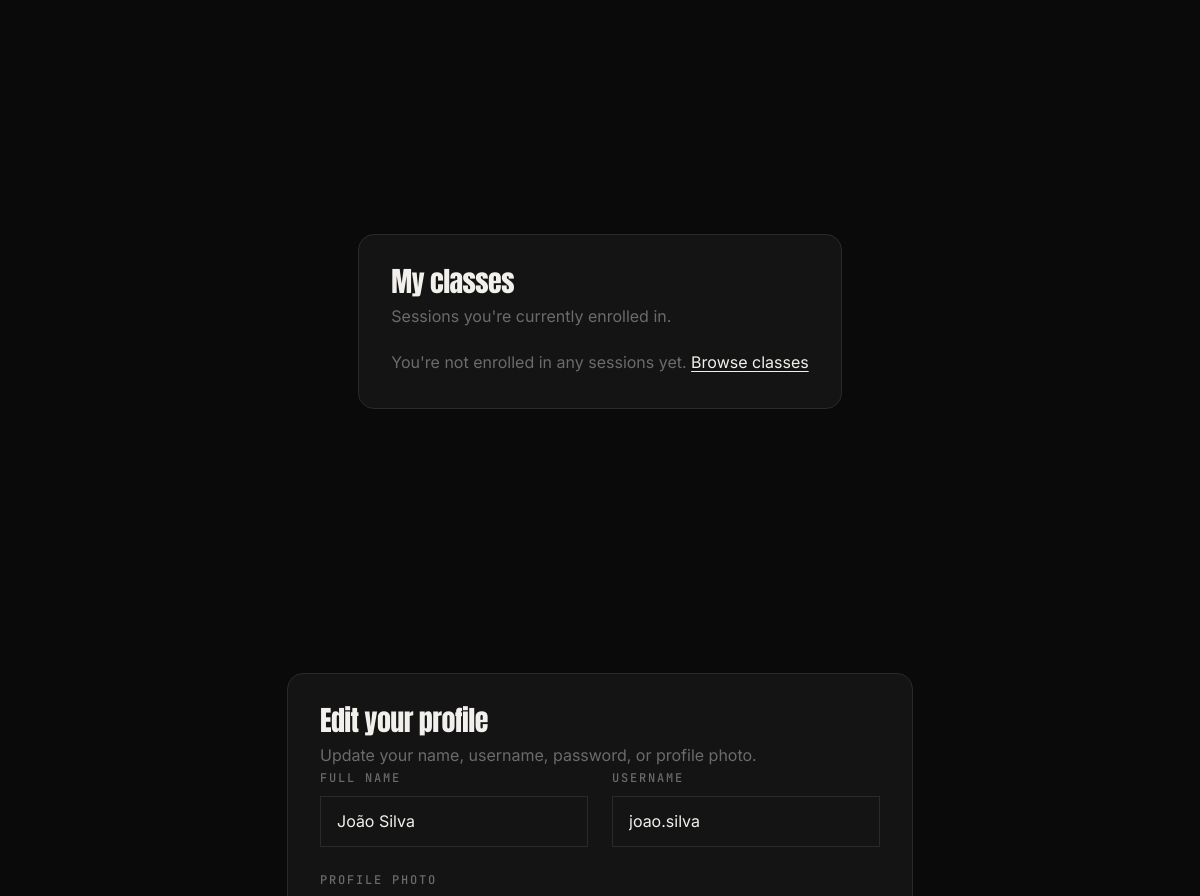
The app's page /profile.php (signed in, middle part), older data.
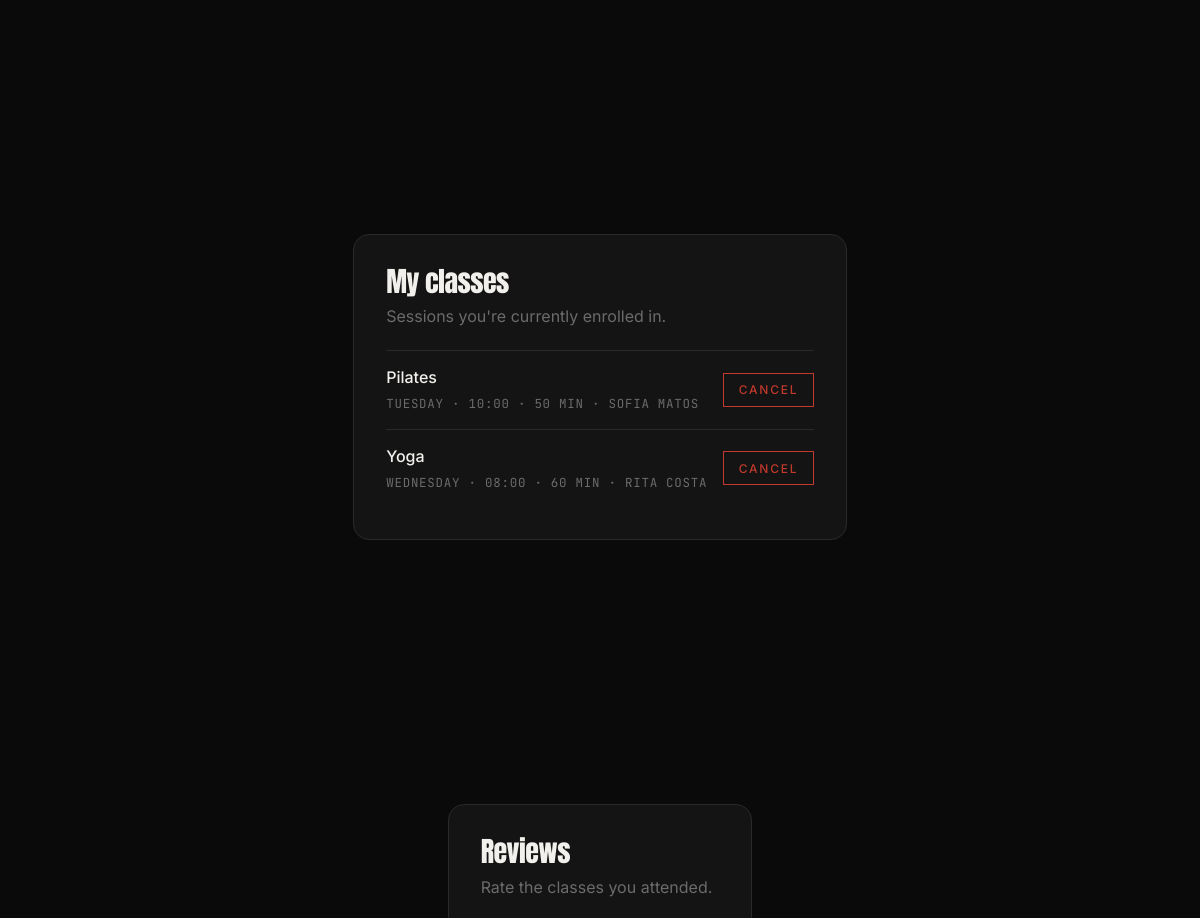
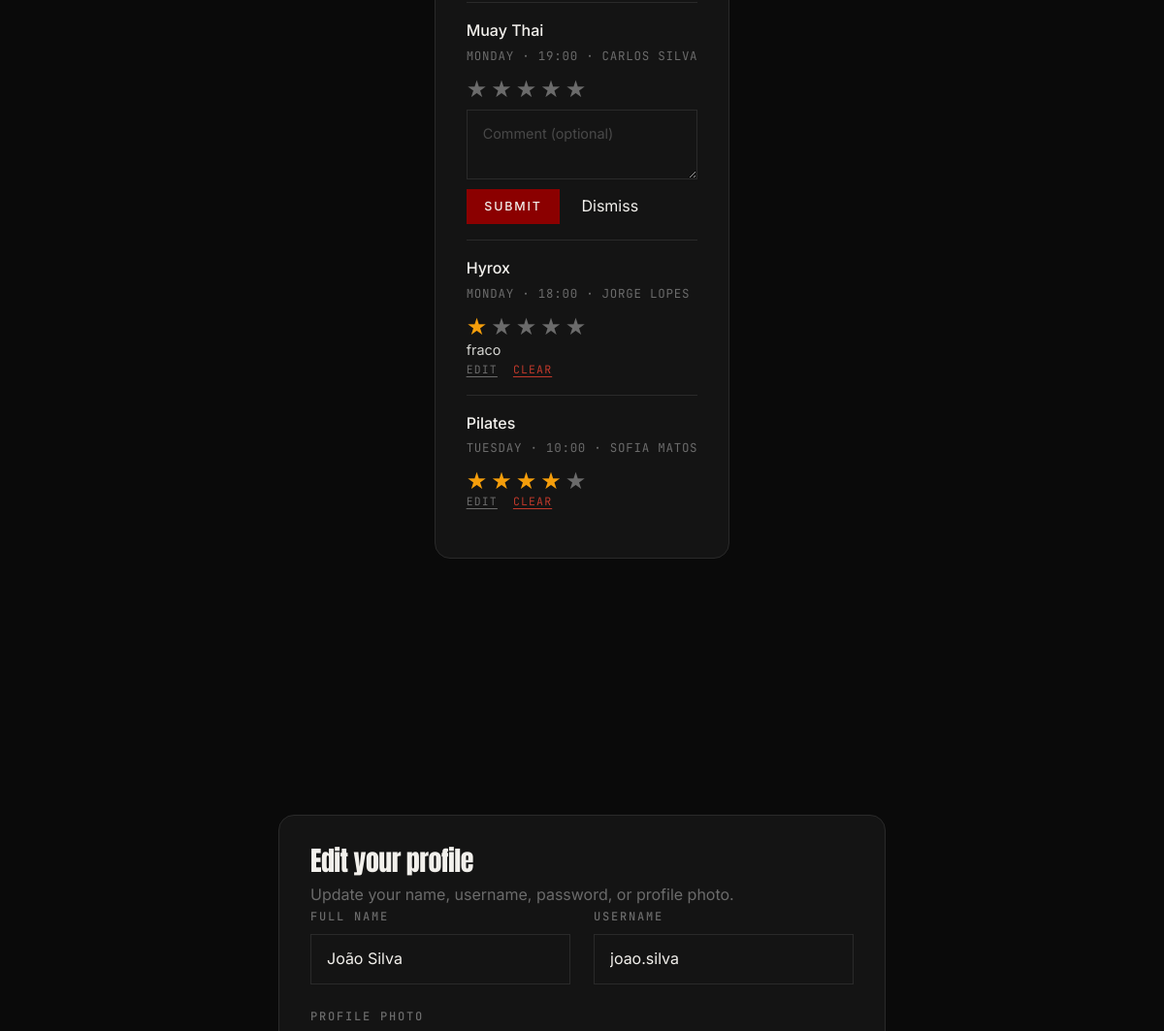
The same page, newer data (2 pictures, top to bottom).
### tables this page shows
CREATE TABLE users (
    id INTEGER PRIMARY KEY AUTOINCREMENT,
    name TEXT NOT NULL,
    email TEXT NOT NULL UNIQUE,
    username TEXT NOT NULL UNIQUE,
    password_hash TEXT NOT NULL,
    profile_photo TEXT,
    role TEXT NOT NULL CHECK (role IN ('member', 'trainer', 'admin')),
    created_at TEXT NOT NULL DEFAULT CURRENT_TIMESTAMP,
    is_active INTEGER NOT NULL DEFAULT 1
);

CREATE TABLE enrollments(
    id INTEGER PRIMARY KEY AUTOINCREMENT,
    member_id INTEGER NOT NULL,
    session_id INTEGER NOT NULL,
    enrolled_at TEXT NOT NULL DEFAULT CURRENT_TIMESTAMP,
    status TEXT NOT NULL CHECK (status IN ('enrolled', 'cancelled', 'waitlisted')) DEFAULT 'enrolled',
    waitlist_pos INTEGER, --null if enr, 1-based if waitlist, updated by app if waitlist shifts
    attended INTEGER NOT NULL DEFAULT 0, -- 0 not attended, 1 attented

    FOREIGN KEY (member_id) REFERENCES users(id) ON DELETE RESTRICT,
    FOREIGN KEY (session_id) REFERENCES sessions(id) ON DELETE CASCADE,
    UNIQUE (member_id, session_id)
);

CREATE TABLE classes(
    id INTEGER PRIMARY KEY AUTOINCREMENT,
    trainer_id INTEGER NOT NULL,
    name TEXT NOT NULL, --this name will be the type of class
    description TEXT,
    difficulty TEXT NOT NULL CHECK (difficulty IN('beginner', 'intermediate', 'advanced')),
    duration_minutes INTEGER NOT NULL,
    capacity INTEGER NOT NULL,
    is_active INTEGER NOT NULL DEFAULT 1,
    FOREIGN KEY (trainer_id) REFERENCES users(id) ON DELETE RESTRICT
);

CREATE TABLE sessions(
    id INTEGER PRIMARY KEY AUTOINCREMENT,
    class_id INTEGER NOT NULL,
    day_of_week TEXT NOT NULL CHECK (day_of_week IN ('monday','tuesday','wednesday','thursday','friday','saturday','sunday')),
    start_time TEXT NOT NULL,
    duration_minutes INTEGER NOT NULL CHECK (duration_minutes > 0),
    FOREIGN KEY (class_id) REFERENCES classes(id) ON DELETE CASCADE
);

CREATE TABLE reviews(
    id INTEGER PRIMARY KEY AUTOINCREMENT,
    enrollment_id INTEGER NOT NULL UNIQUE,
    rating INTEGER NOT NULL CHECK (rating BETWEEN 1 and 5),
    comment TEXT,
    created_at TEXT NOT NULL DEFAULT CURRENT_TIMESTAMP,
    FOREIGN KEY (enrollment_id) REFERENCES enrollments(id) ON DELETE CASCADE
);

### includes/helper.php (called while the page is built, shortened)
<?php
function e(string $val): string {
    return htmlspecialchars($val, ENT_QUOTES | ENT_SUBSTITUTE, 'UTF-8');
}

### profile.php (the view, shortened to what this page needs)
<?php
$pdo = get_db();
$user_id = $_SESSION['user_id'];
$stmt = $pdo->prepare('SELECT id, name, email, username, profile_photo FROM users WHERE id = ?');
$stmt->execute([$user_id]);
$user = $stmt->fetch();
$name = $user['name'];
$username = $user['username'];
$attended_sessions = [];
$enrolled_sessions = [];
if (($_SESSION['role'] ?? '') === 'member') {
    $stmt = $pdo->prepare("
        SELECT e.id AS enrollment_id, c.name AS class_name, s.day_of_week, s.start_time,
               u.name AS trainer_name, r.rating, r.comment
        FROM enrollments e
        JOIN sessions s ON s.id = e.session_id
        JOIN classes c ON c.id = s.class_id
        JOIN users u ON u.id = c.trainer_id
        LEFT JOIN reviews r ON r.enrollment_id = e.id
        WHERE e.member_id = ? AND e.attended = 1
        ORDER BY e.enrolled_at DESC
    ");
    $stmt->execute([$user_id]);
    $attended_sessions = $stmt->fetchAll();
}
if (($_SESSION['role'] ?? '') === 'member') {
    $stmt = $pdo->prepare("
        SELECT e.session_id, c.name AS class_name, s.day_of_week, s.start_time,
               s.duration_minutes, u.name AS trainer_name, c.id AS class_id
        FROM enrollments e
        JOIN sessions s ON s.id = e.session_id
        JOIN classes c ON c.id = s.class_id
        JOIN users u ON u.id = c.trainer_id
        WHERE e.member_id = ? AND e.status = 'enrolled'
        ORDER BY CASE s.day_of_week
            WHEN 'monday'    THEN 1 WHEN 'tuesday'  THEN 2 WHEN 'wednesday' THEN 3
            WHEN 'thursday'  THEN 4 WHEN 'friday'   THEN 5 WHEN 'saturday'  THEN 6
            WHEN 'sunday'    THEN 7 END, s.start_time
    ");
    $stmt->execute([$user_id]);
    $enrolled_sessions = $stmt->fetchAll();
}
$extra_css = '/css/pages/profile.css';
include __DIR__ . '/includes/header.php';
?>
<main class="profile-page">
    <section class="profile-page__hero">
    </section>
    <?php if (($_SESSION['role'] ?? '') === 'member'): ?>
    <section class="profile-enrollments">
        <div class="profile-form-card">
            <header class="profile-form-card__header">
                <h2>My classes</h2>
                <p>Sessions you're currently enrolled in.</p>
            </header>
            <?php if (empty($enrolled_sessions)): ?>
                <p class="profile-enrollments__empty">
                    You're not enrolled in any sessions yet. <a href="/classes.php">Browse classes</a>
                </p>
            <?php else: ?>
                <ul class="profile-enrollment-list">
                    <?php
                    $day_label = [
                        'monday' => 'Monday', 'tuesday' => 'Tuesday', 'wednesday' => 'Wednesday',
                        'thursday' => 'Thursday', 'friday' => 'Friday', 'saturday' => 'Saturday', 'sunday' => 'Sunday',
                    ];
                    foreach ($enrolled_sessions as $enr): ?>
                    <li class="profile-enrollment-row" data-session-id="<?= $enr['session_id'] ?>">
                        <div class="profile-enrollment-info">
                            <span class="profile-enrollment-name"><?= e($enr['class_name']) ?></span>
                            <span class="profile-enrollment-meta">
                                <?= e($day_label[$enr['day_of_week']] ?? $enr['day_of_week']) ?>
                                · <?= e($enr['start_time']) ?>
                                · <?= $enr['duration_minutes'] ?> min
                                · <?= e($enr['trainer_name']) ?>
                            </span>
                        </div>
                        <button type="button"
                                class="button button--danger profile-enrollment-cancel"
                                data-session-id="<?= $enr['session_id'] ?>"
                                data-name="<?= e($enr['class_name']) ?>">
                            Cancel
                        </button>
                    </li>
                    <?php endforeach; ?>
                </ul>
            <?php endif; ?>
        </div>
    </section>
    <?php if (!empty($attended_sessions)): ?>
    <section class="profile-reviews">
        <div class="profile-form-card">
            <header class="profile-form-card__header">
                <h2>Reviews</h2>
                <p>Rate the classes you attended.</p>
            </header>
            <ul class="profile-review-list">
                <?php
                $day_label_r = [
                    'monday' => 'Monday', 'tuesday' => 'Tuesday', 'wednesday' => 'Wednesday',
                    'thursday' => 'Thursday', 'friday' => 'Friday', 'saturday' => 'Saturday', 'sunday' => 'Sunday',
                ];
                foreach ($attended_sessions as $att):
                    $reviewed = $att['rating'] !== null;
                ?>
                <li class="profile-review-row" data-enrollment-id="<?= $att['enrollment_id'] ?>">
                    <div class="profile-review-info">
                        <span class="profile-enrollment-name"><?= e($att['class_name']) ?></span>
                        <span class="profile-enrollment-meta">
                            <?= e($day_label_r[$att['day_of_week']] ?? $att['day_of_week']) ?>
                            · <?= e($att['start_time']) ?>
                            · <?= e($att['trainer_name']) ?>
                        </span>
                    </div>
                    <div class="profile-review-form">
                        <?php if ($reviewed): ?>
                        <div class="profile-review-display">
                            <div class="star-rating star-rating--readonly" data-current="<?= (int)$att['rating'] ?>">
                                <?php for ($i = 1; $i <= 5; $i++): ?>
                                <span class="star <?= $i <= (int)$att['rating'] ? 'star--on' : '' ?>"
                                      data-value="<?= $i ?>">★</span>
                                <?php endfor; ?>
                            </div>
                            <?php if ($att['comment']): ?>
                                <p class="profile-review-comment"><?= e($att['comment']) ?></p>
                            <?php endif; ?>
                            <div class="profile-review-actions">
                                <button type="button" class="profile-review-edit-btn">Edit</button>
                                <button type="button" class="profile-review-delete-btn"
                                        data-enrollment-id="<?= $att['enrollment_id'] ?>">Clear</button>
                            </div>
                        </div>
                        <?php else: ?>
                        <div class="profile-review-editor">
                            <div class="star-rating" data-current="0">
                                <?php for ($i = 1; $i <= 5; $i++): ?>
                                <span class="star" data-value="<?= $i ?>">★</span>
                                <?php endfor; ?>
                            </div>
                            <textarea class="form__input profile-review-textarea"
                                      placeholder="Comment (optional)" rows="2"></textarea>
                            <div class="profile-review-actions">
                                <button type="button" class="button button--primary profile-review-submit"
                                        data-enrollment-id="<?= $att['enrollment_id'] ?>">Submit</button>
                                <button type="button" class="profile-review-dismiss">Dismiss</button>
                            </div>
                        </div>
                        <?php endif; ?>
                    </div>
                </li>
                <?php endforeach; ?>
            </ul>
        </div>
    </section>
    <?php endif; ?>
    <?php endif; ?>
    <section class="profile-page__form">
        <div class="profile-form-card">
            <header class="profile-form-card__header">
                <h2>Edit your profile</h2>
                <p>Update your name, username, password, or profile photo.</p>
            </header>
            <form class="profile-form" action="/profile.php" method="post" enctype="multipart/form-data" novalidate>
                <div class="profile-form__row">
                    <div class="form__group">
                        <label for="name" class="form__label">Full name</label>
                        <input type="text" id="name" name="name" class="form__input" value="<?= e($name) ?>" required>
                    </div>
                    <div class="form__group">
                        <label for="username" class="form__label">Username</label>
                        <input type="text" id="username" name="username" class="form__input" value="<?= e($username) ?>" required>
                    </div>
                </div>
                <div class="form__group">
                    <label for="profile-photo" class="form__label">Profile photo</label>
                </div>
            </form>
        </div>
    </section>
</main>
<?php include __DIR__ . '/includes/footer.php';

### includes/header.php (shortened to what this page needs)
<?php
$current_page = basename($_SERVER['PHP_SELF'], '.php');
?>
<!DOCTYPE html>
<html lang="en" class="page-<?= htmlspecialchars($current_page) ?>">
<head>
    <link rel="stylesheet" href="/css/main.css">
    <?php if (isset($extra_css)): ?>
        <link rel="stylesheet" href="<?= htmlspecialchars($extra_css) ?>">
    <?php endif; ?>
</head>
<body>

### includes/footer.php (shortened to what this page needs)
</body>
</html>

### css/pages/profile.css (style rules this page uses)
.profile-page { padding: 4rem 1.5rem 6rem; max-width: 1100px; margin: 0 auto; display: grid; gap: 2.5rem; }
.profile-page__hero { display: grid; gap: 1.5rem; }
.profile-page__form { display: grid; }
.profile-form { display: flex; flex-direction: column; gap: 1.5rem; }
.profile-form__row { display: grid; gap: 1.5rem; grid-template-columns: 1fr 1fr; }
.profile-form-card { background: var(--bg-surface); border: 1px solid var(--border); border-radius: 1rem; padding: 2rem; }
.profile-form-card__header h2 { margin: 0 0 0.5rem; font-size: 1.75rem; }
.profile-form-card__header p { margin: 0; color: var(--text-muted); }
.profile-enrollment-list { list-style: none; padding: 0; margin: 1.25rem 0 0; }
.profile-enrollment-row { display: flex; align-items: center; gap: 1rem; padding: 0.9rem 0; border-top: 1px solid var(--border); }
.profile-enrollment-info { display: flex; flex-direction: column; gap: 0.2rem; flex: 1; min-width: 0; }
.profile-enrollment-name { font-weight: 500; color: var(--text); }
.profile-enrollment-meta { font-family: var(--font-mono); font-size: 0.78rem; color: var(--text-muted); text-transform: uppercase; letter-spacing: 0.06em; }
.profile-enrollment-cancel { padding: 0.4rem 0.9rem; font-size: 0.75rem; flex-shrink: 0; }
.profile-review-list { list-style: none; padding: 0; margin: 1.25rem 0 0; }
.profile-review-row { display: flex; flex-direction: column; gap: 0.75rem; padding: 1rem 0; border-top: 1px solid var(--border); }
.profile-review-info { display: flex; flex-direction: column; gap: 0.2rem; }
.profile-review-form { display: flex; flex-direction: column; gap: 0.6rem; }
.star-rating { display: flex; gap: 0.25rem; }
.star { font-size: 1.5rem; color: var(--text-muted); cursor: pointer; transition: color 120ms, transform 120ms; line-height: 1; }
.star--on, .star:hover { color: #f59e0b; }
.profile-review-textarea { resize: vertical; min-height: 4rem; font-size: 0.9rem; }
.profile-review-editor { display: flex; flex-direction: column; gap: 0.6rem; }
.profile-review-submit { align-self: flex-start; padding: 0.45rem 1.1rem; font-size: 0.78rem; }
.profile-review-comment { font-size: 0.9rem; color: var(--text-soft); margin: 0; }
.profile-review-actions { display: flex; align-items: center; gap: 1rem; }
.profile-review-edit-btn { background: none; border: none; font-family: var(--font-mono); font-size: 0.72rem; text-transform: uppercase; letter-spacing: 0.1em; color: var(--text-muted); cursor: pointer; align-self: flex-start; padding: 0; text-decoration: underline; text-underline-offset: 3px; transition: color 120ms; }
.profile-review-delete-btn { background: none; border: none; font-family: var(--font-mono); font-size: 0.72rem; text-transform: uppercase; letter-spacing: 0.1em; color: #c0392b; cursor: pointer; padding: 0; text-decoration: underline; text-underline-offset: 3px; transition: opacity 120ms; }
@media (min-width: 840px) { .profile-page { padding-top: 6rem; } }
.profile-enrollments__empty { margin-top: 1.25rem; color: var(--text-muted); }
.profile-enrollments__empty a { color: var(--text); text-decoration: underline; text-underline-offset: 3px; }

### css/base/tokens.css (style rules this page uses)
:root { --bg: #0a0a0a; --bg-surface: #141414; --bg-elevated: #1f1f1f; --text: #f2f0ec; --text-soft: #d4d4d0; --text-muted: #6b6b6b; --accent: #8b0000; --accent-hover: #a30f0f; --border: #2a2a2a; --border-strong: #6b6b6b; --font-display: "Anton", sans-serif; --font-body: "Inter", sans-serif; --font-mono: "JetBrains Mono", monospace; --text-sm: 0.875rem; --text-base: 1rem; --content-max: 1400px; }

### css/base/typography.css (style rules this page uses)
body { background-color: var(--bg); color: var(--text); font-family: var(--font-body); font-size: var(--text-base); line-height: 1.6; font-weight: 400; }
h1, h2, h3, h4, h5, h6 { font-family: var(--font-display); font-weight: 400; line-height: 1.05; color: var(--text); letter-spacing: -0.02em; }
h2 { font-size: 3.75rem; }
p { color: var(--text-soft); line-height: 1.6; text-wrap: pretty; }
a { color: inherit; transition: color 150ms cubic-bezier(0.16, 1, 0.3, 1); }

### css/pages/home.css (style rules this page uses)
main>section { padding: 5rem 1.5rem; max-width: var(--content-max); margin: 0 auto; }
@media (min-width: 48rem) { main>section { padding: 7rem 2rem; } }

Row changes from the older to the newer data that the page shows:
added enrollments: classes.name "Pilates", session.day_of_week "TUESDAY", session.start_time "10:00", session.duration_minutes "50", users.name "SOFIA MATOS"
added enrollments: classes.name "Yoga", session.day_of_week "WEDNESDAY", session.start_time "08:00", session.duration_minutes "60", users.name "RITA COSTA", shown under "My classes"
added enrollments: classes.name "Muay Thai", session.day_of_week "MONDAY", session.start_time "19:00", users.name "CARLOS SILVA", shown under "Reviews"
added enrollments: classes.name "Hyrox", session.day_of_week "MONDAY", session.start_time "18:00", users.name "JORGE LOPES", reviews.comment "fraco", shown under "Reviews"
Text that changed along with them:
text no longer shown: "You're not enrolled in any sessions yet. Browse classes"
text now shown: "Reviews Rate the classes you attended."
